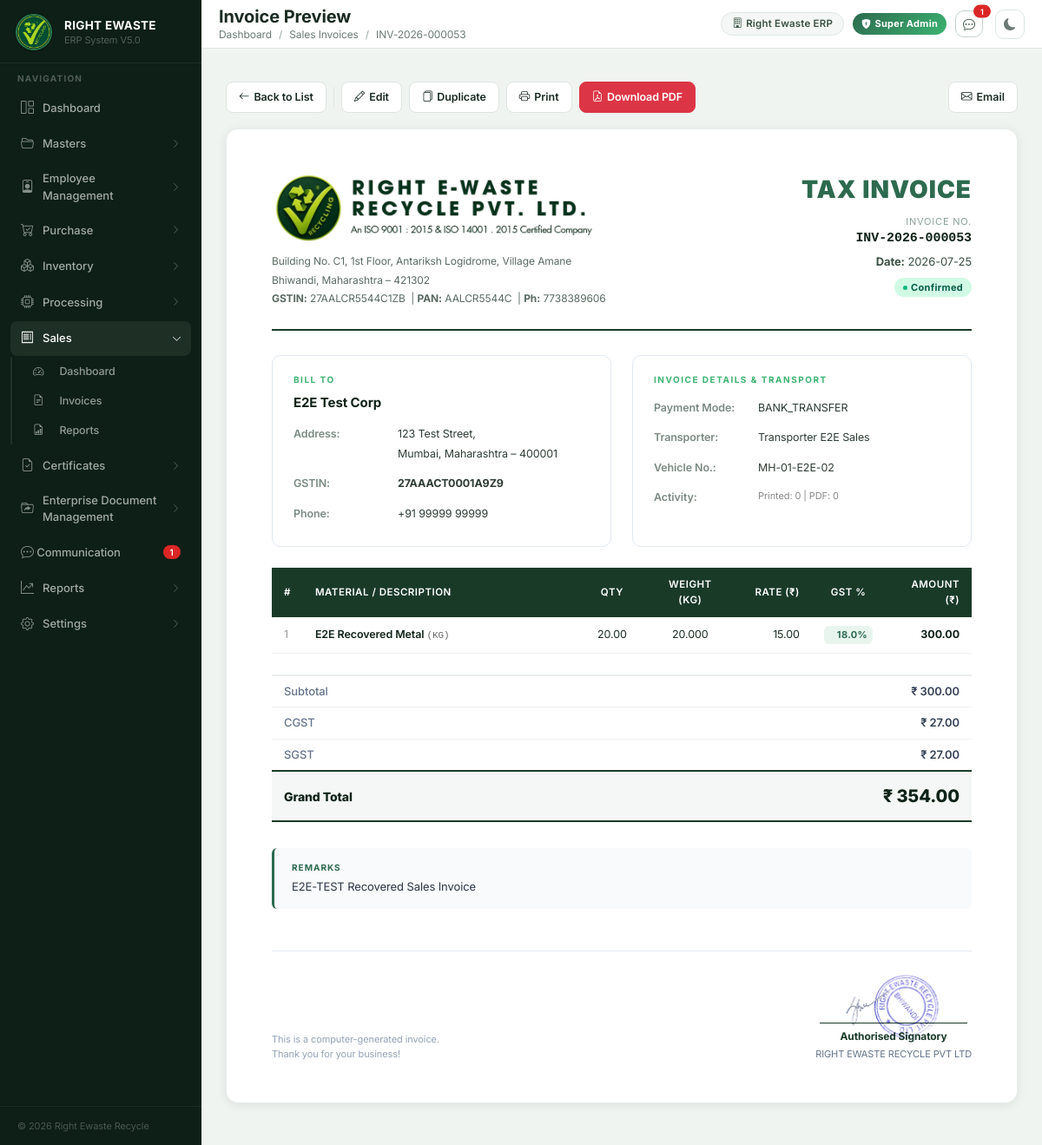
The page /sales/53/view (signed in) on the database its author committed.
### tables this page shows
CREATE TABLE sales_invoice (

    id INTEGER PRIMARY KEY AUTOINCREMENT,

    invoice_number TEXT NOT NULL UNIQUE,

    invoice_date DATE NOT NULL,

    party_id INTEGER NOT NULL,

    payment_mode TEXT,

    transporter TEXT,

    vehicle_number TEXT,

    subtotal REAL NOT NULL,

    cgst REAL DEFAULT 0,

    sgst REAL DEFAULT 0,

    igst REAL DEFAULT 0,

    round_off REAL DEFAULT 0,

    grand_total REAL NOT NULL,

    remarks TEXT,

    status TEXT DEFAULT 'CONFIRMED',

    created_at DATETIME DEFAULT CURRENT_TIMESTAMP,

    updated_at DATETIME DEFAULT CURRENT_TIMESTAMP, is_active INTEGER DEFAULT 1, eway_bill_number TEXT, reference_number TEXT, created_by TEXT, updated_by TEXT, print_count INTEGER DEFAULT 0, pdf_download_count INTEGER DEFAULT 0,

    FOREIGN KEY (party_id) REFERENCES party(id)

);

CREATE TABLE company (

    id INTEGER PRIMARY KEY AUTOINCREMENT,

    company_name TEXT NOT NULL,

    address_line_1 TEXT NOT NULL,

    address_line_2 TEXT,

    city TEXT NOT NULL,

    state TEXT NOT NULL,

    state_code TEXT NOT NULL,

    pincode TEXT NOT NULL,

    gstin TEXT NOT NULL UNIQUE,

    pan TEXT NOT NULL UNIQUE,

    cin TEXT UNIQUE,

    phone TEXT NOT NULL,

    email TEXT,

    website TEXT,

    logo_path TEXT,

    is_active INTEGER NOT NULL DEFAULT 1,

    created_at DATETIME DEFAULT CURRENT_TIMESTAMP,

    updated_at DATETIME DEFAULT CURRENT_TIMESTAMP,

    created_by INTEGER,

    updated_by INTEGER

);

CREATE TABLE party (

    id INTEGER PRIMARY KEY AUTOINCREMENT,

    party_code TEXT NOT NULL UNIQUE,

    company_name TEXT NOT NULL,

    contact_person TEXT,

    party_type TEXT NOT NULL CHECK(party_type IN ('CUSTOMER', 'SUPPLIER', 'BOTH')),

    gstin TEXT UNIQUE,

    pan TEXT,

    phone TEXT NOT NULL,

    alternate_phone TEXT,

    email TEXT,

    billing_address TEXT NOT NULL,

    shipping_address TEXT,

    city TEXT NOT NULL,

    state TEXT NOT NULL,

    state_code TEXT NOT NULL,

    pincode TEXT,

    remarks TEXT,

    is_active INTEGER NOT NULL DEFAULT 1,

    created_at DATETIME DEFAULT CURRENT_TIMESTAMP,

    updated_at DATETIME DEFAULT CURRENT_TIMESTAMP

, default_template_key TEXT);

CREATE TABLE sales_invoice_item (

    id INTEGER PRIMARY KEY AUTOINCREMENT,

    sales_invoice_id INTEGER NOT NULL,

    material_id INTEGER NOT NULL,

    quantity REAL NOT NULL,

    rate REAL NOT NULL,

    amount REAL NOT NULL, weight REAL DEFAULT 0, batch_id INTEGER, batch_number TEXT,

    FOREIGN KEY (sales_invoice_id) REFERENCES sales_invoice(id),

    FOREIGN KEY (material_id) REFERENCES material(id)

);

CREATE TABLE material (

    id INTEGER PRIMARY KEY AUTOINCREMENT,

    material_code TEXT NOT NULL UNIQUE,

    material_name TEXT NOT NULL,

    hsn_code TEXT NOT NULL,

    uom TEXT NOT NULL,

    gst_percentage REAL NOT NULL,

    description TEXT,

    is_active INTEGER NOT NULL DEFAULT 1,

    created_at DATETIME DEFAULT CURRENT_TIMESTAMP,

    updated_at DATETIME DEFAULT CURRENT_TIMESTAMP

, category TEXT, tracking_type TEXT NOT NULL DEFAULT 'BOTH');

### backend/routes/sales.py (the view)
@sales_bp.route("/sales/<int:invoice_id>/view")
def view_invoice(invoice_id):
    increment_print_count(invoice_id)
    ctx = _invoice_context(invoice_id)
    log_activity("System User", "Print Invoice", f"Printed sales invoice {ctx['invoice']['invoice_number']}")
    return render_template("sales/sales_invoice.html", **ctx)

### backend/templates/sales/sales_invoice.html (shortened to what this page needs)
{% extends "shared/base.html" %}
{% block page_title %}Invoice Preview{% endblock %}
{% block breadcrumb %}
<li class="breadcrumb-item"><a href="/" class="text-decoration-none text-muted">Dashboard</a></li>
<li class="breadcrumb-item"><a href="/sales" class="text-decoration-none text-muted">Sales Invoices</a></li>
<li class="breadcrumb-item active">{{ invoice.invoice_number }}</li>
{% endblock %}
{% block content %}
<link href="/static/css/sales.css?v=2" rel="stylesheet">
<div class="sv3-invoice-action-bar">
    <a href="/sales" class="sv3-tb-btn">
        <i class="bi bi-arrow-left"></i> Back to List
    </a>
    <a href="/sales/{{ invoice.id }}/edit" class="sv3-tb-btn">
        <i class="bi bi-pencil"></i> Edit
    </a>
    <a href="/sales/{{ invoice.id }}/duplicate" class="sv3-tb-btn">
        <i class="bi bi-files"></i> Duplicate
    </a>
    <button class="sv3-tb-btn" onclick="window.print()">
        <i class="bi bi-printer"></i> Print
    </button>
    <a href="/sales/{{ invoice.id }}/pdf" class="sv3-tb-btn primary" style="background:#dc3545; border-color:#dc3545; color:#fff;">
        <i class="bi bi-file-earmark-pdf"></i> Download PDF
    </a>
    <button class="sv3-tb-btn" onclick="document.getElementById('email-modal').style.display='flex'" style="margin-left:auto;">
        <i class="bi bi-envelope"></i> Email
    </button>
</div>
<div class="sv3-invoice-wrap" id="invoice-printable">
    <div class="sv3-inv-letterhead">
        <div>
            <div class="sv3-inv-company-logo" style="margin-bottom: 8px;">
                <img src="/static/images/company_logo.png" alt="Company Logo" style="height: 85px; width: auto; max-width: 100%;">
            </div>
            {% if company %}
            <div class="sv3-inv-company-sub">
                {{ company.address_line_1 }}{% if company.address_line_2 %}, {{ company.address_line_2 }}{% endif %}<br>
                {{ company.city }}, {{ company.state }} – {{ company.pincode }}<br>
                <strong>GSTIN:</strong> {{ company.gstin or '—' }}
                &nbsp;|&nbsp;<strong>PAN:</strong> {{ company.pan or '—' }}
                {% if company.phone %}&nbsp;|&nbsp;<strong>Ph:</strong> {{ company.phone }}{% endif %}
            </div>
            {% endif %}
        </div>
        <div>
            <div class="sv3-inv-title">TAX INVOICE</div>
            <div class="sv3-inv-meta">
                <div style="font-size:11px; color:#8aa09a; text-transform:uppercase; letter-spacing:.8px;">Invoice No.</div>
                <div class="sv3-inv-num">{{ invoice.invoice_number }}</div>
                <div style="margin-top:6px;"><strong>Date:</strong> {{ invoice.invoice_date }}</div>
                {% if invoice.status == 'CONFIRMED' %}
                <div style="margin-top:8px;">
                    <span class="sv3-badge sv3-badge-confirmed">Confirmed</span>
                </div>
                {% elif invoice.status == 'PAID' %}
                <div style="margin-top:8px;">
                    <span class="sv3-badge sv3-badge-paid">Paid</span>
                </div>
                {% elif invoice.status == 'DRAFT' %}
                <div style="margin-top:8px;">
                    <span class="sv3-badge sv3-badge-draft">Draft</span>
                </div>
                {% elif invoice.status == 'CANCELLED' %}
                <div style="margin-top:8px;">
                    <span class="sv3-badge sv3-badge-cancelled">Cancelled</span>
                </div>
                {% endif %}
            </div>
        </div>
    </div>
    <div class="row g-4 mb-4">
        <div class="col-md-6">
            <div class="sv3-inv-card">
                <div class="sv3-inv-section-lbl">Bill To</div>
                {% if party %}
                <div class="sv3-inv-bill-name">{{ party.company_name }}</div>
                <div class="sv3-inv-bill-sub mt-2">
                    <table class="sv3-inv-details-table">
                        <tr>
                            <td class="lbl">Address:</td>
                            <td class="val">
                                {% if party.billing_address %}{{ party.billing_address }}, <br>{% endif %}
                                {{ party.city }}{% if party.state %}, {{ party.state }}{% endif %}{% if party.pincode %} – {{ party.pincode }}{% endif %}
                            </td>
                        </tr>
                        {% if party.gstin %}
                        <tr>
                            <td class="lbl">GSTIN:</td>
                            <td class="val"><strong>{{ party.gstin }}</strong></td>
                        </tr>
                        {% endif %}
                        {% if party.phone %}
                        <tr>
                            <td class="lbl">Phone:</td>
                            <td class="val">{{ party.phone }}</td>
                        </tr>
                        {% endif %}
                    </table>
                </div>
                {% else %}
                <div class="sv3-inv-bill-sub" style="color:#aaa;">No party information</div>
                {% endif %}
            </div>
        </div>
        <div class="col-md-6">
            <div class="sv3-inv-card">
                <div class="sv3-inv-section-lbl">Invoice Details &amp; Transport</div>
                <div class="sv3-inv-bill-sub mt-2">
                    <table class="sv3-inv-details-table">
                        <tr>
                            <td class="lbl">Payment Mode:</td>
                            <td class="val">{{ invoice.payment_mode or '—' }}</td>
                        </tr>
                        <tr>
                            <td class="lbl">Transporter:</td>
                            <td class="val">{{ invoice.transporter or '—' }}</td>
                        </tr>
                        <tr>
                            <td class="lbl">Vehicle No.:</td>
                            <td class="val"><span class="mono">{{ invoice.vehicle_number or '—' }}</span></td>
                        </tr>
                        <tr>
                            <td class="lbl">Activity:</td>
                            <td class="val" style="color:#888; font-size:11px;">
                                Printed: {{ invoice.print_count or 0 }} | PDF: {{ invoice.pdf_download_count or 0 }}
                            </td>
                        </tr>
                    </table>
                </div>
            </div>
        </div>
    </div>
    <table class="sv3-inv-table">
        <thead>
            <tr>
                <th style="text-align:left; width:32px;">#</th>
                <th style="text-align:left;">Material / Description</th>
                <th style="text-align:center; width:80px;">Qty</th>
                <th style="text-align:center; width:100px;">Weight (kg)</th>
                <th style="text-align:right; width:90px;">Rate (₹)</th>
                <th style="text-align:center; width:75px;">GST %</th>
                <th style="text-align:right; width:100px;">Amount (₹)</th>
            </tr>
        </thead>
        <tbody>
            {% for item in items %}
            <tr>
                <td style="color:#999;">{{ loop.index }}</td>
                <td style="font-weight:600; color:#0f2318;">
                    {{ item.material_name or '—' }}
                    <span style="font-size:11px; color:#666; font-weight:normal; font-family:monospace;">({{ item.uom or '' }})</span>
                </td>
                <td style="text-align:center; font-family:monospace;">{{ "%.2f"|format(item.quantity or 0) }}</td>
                <td style="text-align:center; font-family:monospace;">{{ "%.3f"|format(item.weight or 0) }}</td>
                <td style="text-align:right; font-family:monospace;">{{ "%.2f"|format(item.rate or 0) }}</td>
                <td style="text-align:center;">
                    <span class="sv3-badge" style="background:#e8f5ee; color:#2d6a4f; font-weight:700; border-radius:6px; padding:2px 6px;">
                        {{ item.gst_percentage or 0 }}%
                    </span>
                </td>
                <td style="text-align:right; font-family:monospace; font-weight:700; color:#0f2318;">
                    {{ "%.2f"|format(item.amount or 0) }}
                </td>
            </tr>
            {% endfor %}
        </tbody>
    </table>
    <div class="d-flex justify-content-end mt-4">
        <table class="sv3-inv-totals">
            <tr>
                <td class="lbl">Subtotal</td>
                <td class="val">₹ {{ "%.2f"|format(invoice.subtotal or 0) }}</td>
            </tr>
            {% if is_intra %}
            <tr>
                <td class="lbl">CGST</td>
                <td class="val">₹ {{ "%.2f"|format(invoice.cgst or 0) }}</td>
            </tr>
            <tr>
                <td class="lbl">SGST</td>
                <td class="val">₹ {{ "%.2f"|format(invoice.sgst or 0) }}</td>
            </tr>
            {% else %}
            <tr>
                <td class="lbl">IGST</td>
                <td class="val">₹ {{ "%.2f"|format(invoice.igst or 0) }}</td>
            </tr>
            {% endif %}
            <tr class="grand-row">
                <td class="grand-lbl">Grand Total</td>
                <td class="grand-val">₹ {{ "%.2f"|format(invoice.grand_total or 0) }}</td>
            </tr>
        </table>
    </div>
    {% if invoice.remarks %}
    <div style="margin-top:30px; padding:15px 20px; background:#f8fafc;
                border-left:3.5px solid #2d6a4f; border-radius:6px; font-size:13px; color:#2d3748;">
        <div style="font-size:10px; font-weight:700; color:#2d6a4f; letter-spacing:1px;
                    text-transform:uppercase; margin-bottom:5px;">Remarks</div>
        <div>{{ invoice.remarks }}</div>
    </div>
    {% endif %}
    <div class="sv3-inv-footer-row mt-5 pt-4">
        <div class="generated-note">
            This is a computer-generated invoice.<br>
            Thank you for your business!
        </div>
        <div class="sig-block">
            <div class="sig-image-container">
                <img src="/static/images/authorised_signatory.png" alt="Signature">
            </div>
            <div class="sig-line">Authorised Signatory</div>
            <div class="sig-company">{{ company.company_name if company }}</div>
        </div>
    </div>
</div>
{% endblock %}

### rows shown on the page
sales_invoice: invoice_number "INV-2026-000053", invoice_date "2026-07-25", payment_mode "BANK_TRANSFER", transporter "Transporter E2E Sales", vehicle_number "MH-01-E2E-02", print_count "0", pdf_download_count "0", subtotal "300.00", cgst "27.00", sgst "27.00", grand_total "354.00", remarks "E2E-TEST Recovered Sales Invoice"
company: address_line_1 "Building No. C1, 1st Floor", address_line_2 "Antariksh Logidrome, Village Amane", city "Bhiwandi", state "Maharashtra", pincode "421302", gstin "27AALCR5544C1ZB", pan "AALCR5544C", phone "7738389606", company_name "RIGHT EWASTE RECYCLE PVT LTD"
party: company_name "E2E Test Corp", billing_address "123 Test Street", city "Mumbai", state "Maharashtra", pincode "400001", gstin "27AAACT0001A9Z9", phone "+91 99999 99999"
sales_invoice_item: material_name "E2E Recovered Metal", uom "KG", quantity "20.00", weight "20.000", rate "15.00", gst_percentage "18.0", amount "300.00"

### other values the page prints
{{ u_count if u_count <= 99 else '99+' }} "1"
